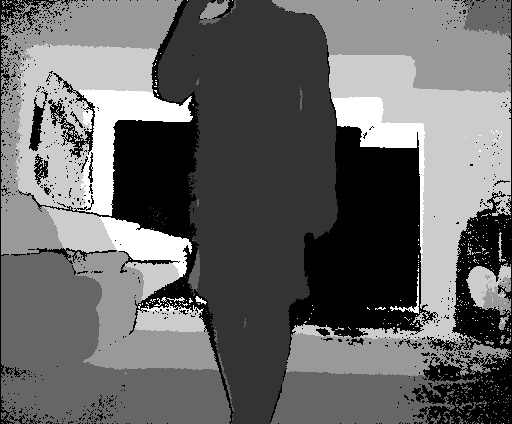
#> input picture applebees/Frames2/100.jpg, 512 x 424 px; its folder holds only this picture in this run
$ python KinectObjectDetector.py
#> lines starting #> are read from the running program, lines starting #| are printed output that depends on the picture; after the words box and inside, x2 and y2 are one past the last pixel; in counts of white or black regions, pixels touching at a corner belong together
#> in main, image is the input picture: shape (424, 512); min 0, max 255, mean 103.9
import cv2
import os
import numpy as np

class Cluster:
   def __init__(self, centerR, centerC, pixelsR, pixelsC):
      self.centerR = centerR
      self.centerC = centerC
      self.pixelsR = pixelsR
      self.pixelsC = pixelsC

   def printCenter(self):
      print(f"CENTERED @ ({self.centerR},{self.centerC}) ")

   def size(self):
      return len(self.pixelsR)

   def updateCenter(self):
      self.centerR = int(sum(self.pixelsR)/len(self.pixelsR) )
      self.centerC = int(sum(self.pixelsC)/len(self.pixelsC))

def ClosestClusterIndex(pixelR, pixelC, clustList):
   closestIndex = 0
   MinDistance = 217090
   for i, cluster in enumerate(clustList):
      distance = (pixelR-cluster.centerR)**2 + (pixelC-cluster.centerC)**2
      if(distance < MinDistance):
         MinDistance = distance
         closestIndex = i

   return closestIndex


##################################################################################################################
def ClusterDetect(image, numRanges, spaceThres,  sizeThres,  circleSize,  circleColor,Pskip):
#> called with numRanges = 10, spaceThres = 20, sizeThres = 1000, circleSize = 15, circleColor = (255, 0, 0), Pskip = 10
   copy = np.copy(image)
   bins = np.linspace(0,255,numRanges)
   filterIM = np.digitize(image, bins)
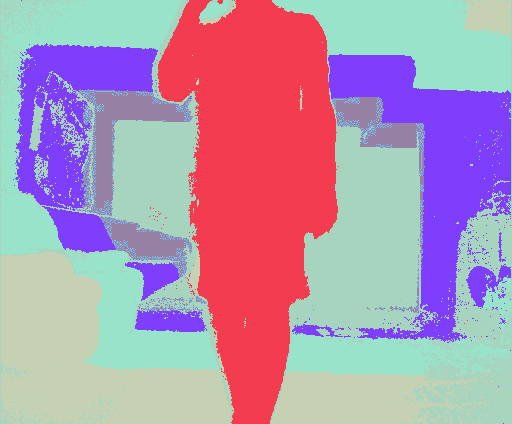
#> filterIM: shape (424, 512) int64; 9 distinct labels, from 1 to 10; one colour per label, 0 black
   filterIM = filterIM/(len(bins))
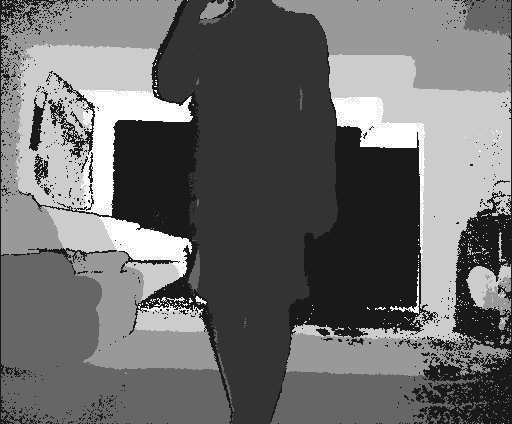
#> filterIM: shape (424, 512) float64; min 0.1, max 1, mean 0.428
   filterIM[filterIM == (1/len(bins))] = 1
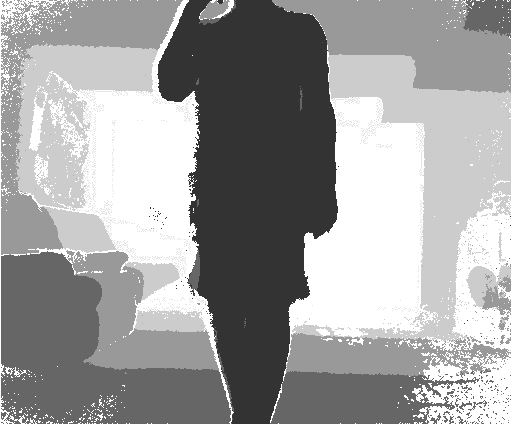
#> filterIM: shape (424, 512) float64; min 0.2, max 1, mean 0.623
   minPixel = np.amin(filterIM)
#> minPixel = 0.2
   noZeros = filterIM[filterIM != 0]
   minPixel = np.amin(noZeros)
   filterIM[filterIM > minPixel] = 0
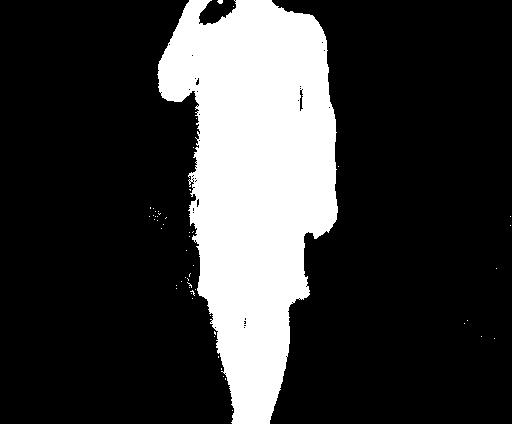
#> filterIM: shape (424, 512) float64; values 0 (black) and 0.2 (white), 22.2% white; 53 white regions (52 under 20 px), largest, box (x1, y1, x2, y2) and area: (157, 0, 338, 424) 47999
   filterIM[filterIM < minPixel] = 0

   # [6 lines of commented-out code are left out]
   minPixels = []
   for r, row in enumerate(filterIM):
      minPixels.append( np.where(row == minPixel)[0])
#> after the loop, minPixels = 424 items

   #darkest row
   darkest = 100000
   darkestRow = 0
   longest = 0
   maxRow =0
   for r,row in enumerate(minPixels):
      if(len(row) > 0):
         if np.average(filterIM[r]) < darkest:
            darkest = np.average(filterIM[r])
            darkestRow = r
      if longest < len(row):
         longest = len(row)
         maxRow = r
#> this loop made 424 passes
#> (darkest, longest) on pass 1: (0.0254, 65)
#> longest on passes 9 to 14: 70, 71, 73, 77, 81, 92
#> after the loop, darkest = 0.0148; darkestRow = 418; longest = 171; maxRow = 67

   #group indentfiyer
   subClusters = []
   cIndex = 0
   for col in filterIM[maxRow]:
      if col == minPixel:
         if len(subClusters) == 0:
            subClusters.append([cIndex])
            lastAdd = cIndex
            cIndex += 1
         elif (cIndex - lastAdd) < spaceThres:
            subClusters[(len(subClusters)-1)].append(cIndex)
            lastAdd = cIndex
            cIndex += 1
         else:
            subClusters.append([cIndex])
            lastAdd = cIndex
            cIndex += 1
      else:
         cIndex +=1
#> after the loop, cIndex = 512; subClusters = 1 item

#column cordinates for centers
   cols = []
   biggestCluster = 0
   clusterNum = 0
   for clustNum, clusters in enumerate(subClusters):
      cols.append( (sum(clusters)//len(clusters)) )
      if(len(clusters) > biggestCluster):
         biggestCluster = len(clusters)
         clusterNum = clustNum
#> this loop made 1 pass
#> (clustNum, biggestCluster, clusterNum) on pass 1: (0, 171, 0)
#> after the loop, biggestCluster = 171; clusterNum = 0; cols = [243]


   #cluster list
   ClusterList = []
   for col in cols:
      clust = Cluster(maxRow, col,[], [])
      ClusterList.append(clust)
#> this loop made 1 pass
#> col on pass 1: 243
#> after the loop, ClusterList = 1 item

   #Parallel dark pixels
   DarkPixelsR = np.array([])
#> DarkPixelsR = empty array
   DarkPixelsC = np.array([])
#> DarkPixelsC = empty array
   for r, row in enumerate(minPixels):
      if(len(row) == 0 ):
         continue
      else:
         DarkPixelsR = np.concatenate((DarkPixelsR  ,  np.full_like(row, r)) )
         DarkPixelsC = np.concatenate((DarkPixelsC  ,  row) )

   # [13 lines of commented-out code are left out]

   for i in range(0,len(DarkPixelsC),Pskip):
      r = DarkPixelsR[i]
      c = DarkPixelsC[i]

      ClosestCluster = ClosestClusterIndex(r, c, ClusterList)
      ClusterList[ClosestCluster].pixelsR.append(r)
      ClusterList[ClosestCluster].pixelsC.append(c)
#> this loop made 4811 passes
#> (i, r, c) on passes 2 to 4: (10, 0, 199), (20, 0, 209), (30, 0, 237)


   #CLUSTER GUESS UPDATE CIRLES
   for i, cluster in enumerate(ClusterList):
      #print(f"FrameNumber:{frameNumber}       ClusterNumber:{i}      ClusterSize:{cluster.size()}")#, end = None
      cluster.updateCenter()
      #cluster.printCenter()
      if(cluster.size() < sizeThres):
         continue
      filterIM = cv2.circle(copy, (cluster.centerC,cluster.centerR), circleSize, circleColor, -1)
#> this loop made 1 pass


   return filterIM


def main():
   path = 'applebees/Frames2/'
   filenames = os.listdir(path)
   numRanges = 10
   delay = 300
   spaceThres = 20
   sizeThres = 1000
   circleSize = 15
   circleColor = (255, 0, 0)
   PixelSkip = 10

   filenames.sort()

   for frameNumber, fileName in enumerate(filenames) :
      image = cv2.imread(path + fileName,0)
      filterIM = ClusterDetect(image, numRanges, spaceThres,  sizeThres,  circleSize,  circleColor,PixelSkip)            #paramaters (Frame_Image,   Number_Of_Ranges,  Space_Threshold,  Size_Threshold circleSize,  circleColor)
      cv2.imshow('OGpic',image)
      cv2.imshow("Og_AfterCluster",filterIM)
      cv2.waitKey(delay)

   return 0

if __name__ == '__main__':
   main()

$ run again, on applebees/Frames2/135.jpg
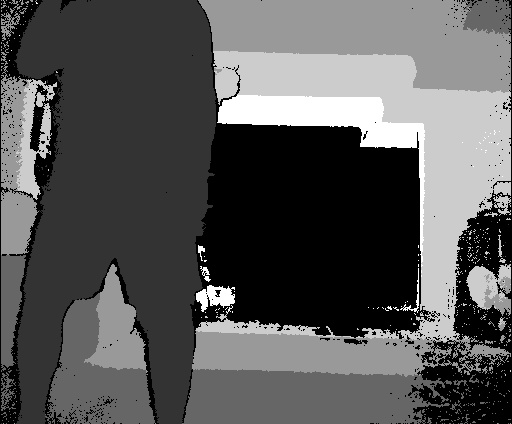
#> input picture applebees/Frames2/135.jpg, 512 x 424 px
#> in main, image is the input picture: shape (424, 512); min 0, max 255, mean 87.5
#> in ClusterDetect, `filterIM[filterIM == (1/len(bins))] = 1`:
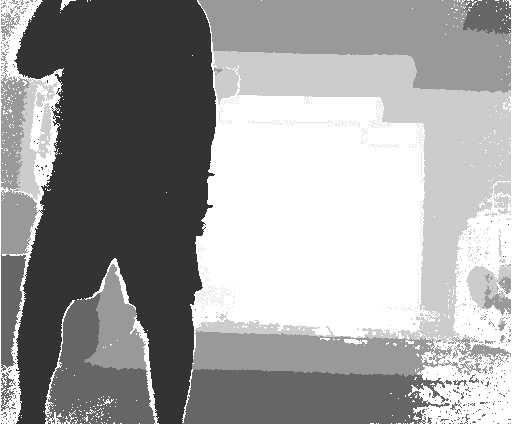
#> filterIM: shape (424, 512) float64; min 0.2, max 1, mean 0.622
#> minPixel = 0.2
#> in ClusterDetect, `filterIM[filterIM > minPixel] = 0`:
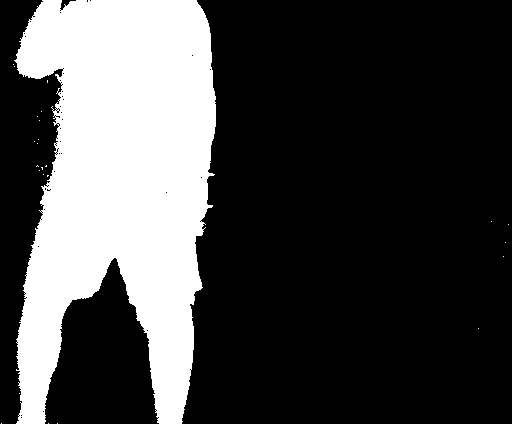
#> filterIM: shape (424, 512) float64; values 0 (black) and 0.2 (white), 27.3% white; 25 white regions (24 under 20 px), largest, box (x1, y1, x2, y2) and area: (14, 0, 216, 424) 59139
#> after the loop in ClusterDetect, `for r, row in enumerate(filterIM):`: minPixels = 424 items
#> the loop in ClusterDetect, `for r,row in enumerate(minPixels):` made 424 passes
#> (darkest, longest) on pass 1: (0.0543, 139)
#> after the loop in ClusterDetect, `for r,row in enumerate(minPixels):`: darkest = 0.0199; darkestRow = 418; longest = 198; maxRow = 60
#> the loop in ClusterDetect, `for col in filterIM[maxRow]:` made 512 passes
#> col on passes 2 to 9: 0, 0, 0, 0, 0, 0, 0, 0
#> after the loop in ClusterDetect, `for col in filterIM[maxRow]:`: cIndex = 512; subClusters = 1 item
#> the loop in ClusterDetect, `for clustNum, clusters in enumerate(subClusters):` made 1 pass
#> (clustNum, biggestCluster, clusterNum) on pass 1: (0, 198, 0)
#> after the loop in ClusterDetect, `for clustNum, clusters in enumerate(subClusters):`: biggestCluster = 198; clusterNum = 0; cols = [112]
#> the loop in ClusterDetect, `for col in cols:` made 1 pass
#> col on pass 1: 112
#> after the loop in ClusterDetect, `for col in cols:`: ClusterList = 1 item
#> DarkPixelsR = empty array
#> the loop in ClusterDetect, `for i in range(0,len(DarkPixelsC),Pskip):` made 5918 passes
#> (i, r, c) on passes 2 to 4: (10, 0, 52), (20, 0, 76), (30, 0, 86)
#> the loop in ClusterDetect, `for i, cluster in enumerate(ClusterList): #print(f"FrameNumber:{frameN..` made 1 pass

$ run again, on applebees/Frames2/153.jpg
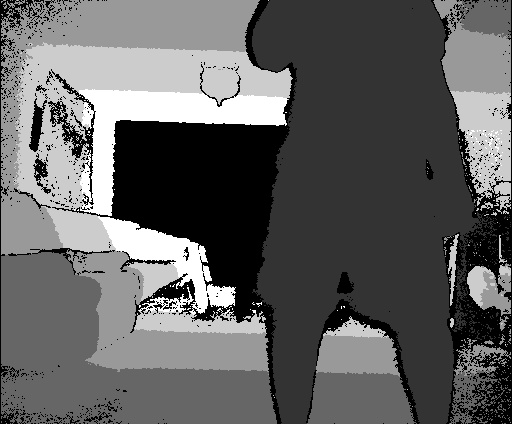
#> input picture applebees/Frames2/153.jpg, 512 x 424 px
#> in main, image is the input picture: shape (424, 512); min 0, max 255, mean 97.5
#> in ClusterDetect, `filterIM[filterIM == (1/len(bins))] = 1`:
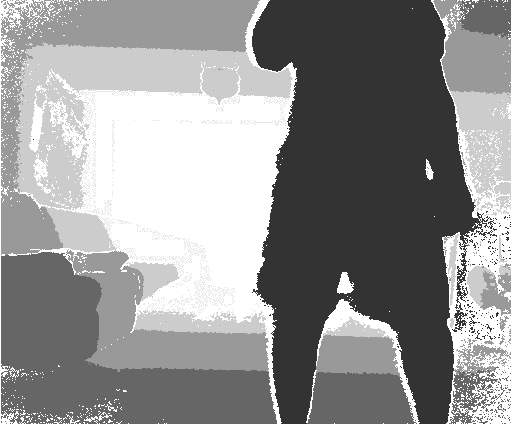
#> filterIM: shape (424, 512) float64; min 0.2, max 1, mean 0.571
#> minPixel = 0.2
#> in ClusterDetect, `filterIM[filterIM > minPixel] = 0`:
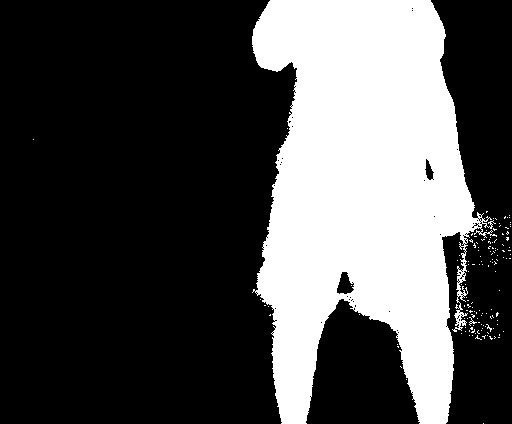
#> filterIM: shape (424, 512) float64; values 0 (black) and 0.2 (white), 30.9% white; 135 white regions (133 under 20 px), largest, box (x1, y1, x2, y2) and area: (252, 0, 497, 424) 66719, (469, 317, 477, 326) 20
#> after the loop in ClusterDetect, `for r, row in enumerate(filterIM):`: minPixels = 424 items
#> the loop in ClusterDetect, `for r,row in enumerate(minPixels):` made 424 passes
#> (darkest, longest) on pass 1: (0.0629, 161)
#> after the loop in ClusterDetect, `for r,row in enumerate(minPixels):`: darkest = 0.0199; darkestRow = 422; longest = 219; maxRow = 221
#> after the loop in ClusterDetect, `for col in filterIM[maxRow]:`: cIndex = 512; subClusters = 1 item
#> the loop in ClusterDetect, `for clustNum, clusters in enumerate(subClusters):` made 1 pass
#> (clustNum, biggestCluster, clusterNum) on pass 1: (0, 219, 0)
#> after the loop in ClusterDetect, `for clustNum, clusters in enumerate(subClusters):`: biggestCluster = 219; clusterNum = 0; cols = [378]
#> the loop in ClusterDetect, `for col in cols:` made 1 pass
#> col on pass 1: 378
#> after the loop in ClusterDetect, `for col in cols:`: ClusterList = 1 item
#> DarkPixelsR = empty array
#> the loop in ClusterDetect, `for i in range(0,len(DarkPixelsC),Pskip):` made 6706 passes
#> (i, r, c) on passes 2 to 4: (10, 0, 280), (20, 0, 290), (30, 0, 300)
#> the loop in ClusterDetect, `for i, cluster in enumerate(ClusterList): #print(f"FrameNumber:{frameN..` made 1 pass

$ run again, on applebees/Frames2/161.jpg
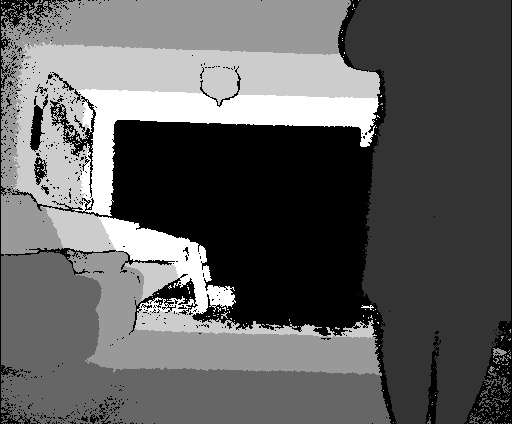
#> input picture applebees/Frames2/161.jpg, 512 x 424 px
#> in main, image is the input picture: shape (424, 512); min 0, max 255, mean 95.4
#> in ClusterDetect, `filterIM[filterIM == (1/len(bins))] = 1`:
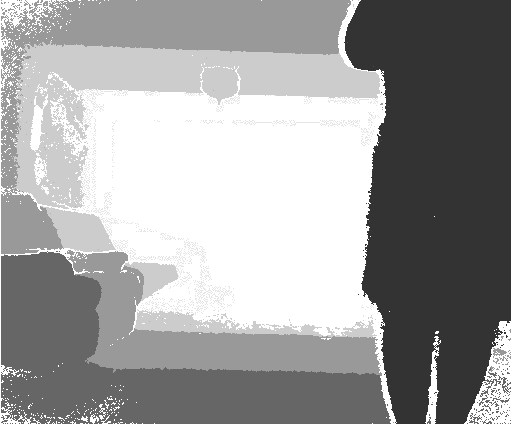
#> filterIM: shape (424, 512) float64; min 0.2, max 1, mean 0.621
#> minPixel = 0.2
#> in ClusterDetect, `filterIM[filterIM > minPixel] = 0`:
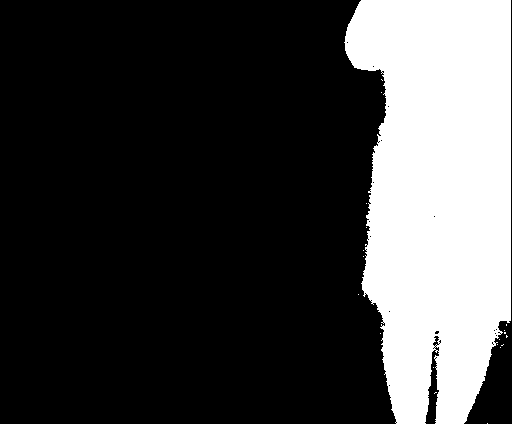
#> filterIM: shape (424, 512) float64; values 0 (black) and 0.2 (white), 25.5% white; 20 white regions (19 under 20 px), largest, box (x1, y1, x2, y2) and area: (344, 0, 511, 424) 55317
#> after the loop in ClusterDetect, `for r, row in enumerate(filterIM):`: minPixels = 424 items
#> the loop in ClusterDetect, `for r,row in enumerate(minPixels):` made 424 passes
#> darkest on passes 1, 70, 71, 72, 75, 82, 90, 322: 0.0586, 0.0582, 0.0539, 0.05, 0.0496, 0.0492, 0.0488, 0.0465
#> after the loop in ClusterDetect, `for r,row in enumerate(minPixels):`: darkest = 0.0227; darkestRow = 422; longest = 166; maxRow = 36
#> after the loop in ClusterDetect, `for col in filterIM[maxRow]:`: cIndex = 512; subClusters = 1 item
#> the loop in ClusterDetect, `for clustNum, clusters in enumerate(subClusters):` made 1 pass
#> (clustNum, biggestCluster, clusterNum) on pass 1: (0, 166, 0)
#> after the loop in ClusterDetect, `for clustNum, clusters in enumerate(subClusters):`: biggestCluster = 166; clusterNum = 0; cols = [427]
#> the loop in ClusterDetect, `for col in cols:` made 1 pass
#> col on pass 1: 427
#> after the loop in ClusterDetect, `for col in cols:`: ClusterList = 1 item
#> DarkPixelsR = empty array
#> the loop in ClusterDetect, `for i in range(0,len(DarkPixelsC),Pskip):` made 5535 passes
#> (i, r, c) on passes 2 to 4: (10, 0, 371), (20, 0, 381), (30, 0, 391)
#> the loop in ClusterDetect, `for i, cluster in enumerate(ClusterList): #print(f"FrameNumber:{frameN..` made 1 pass

$ run again, on applebees/Frames2/124.jpg
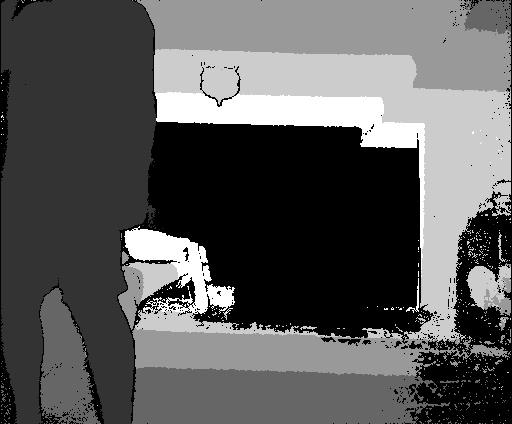
#> input picture applebees/Frames2/124.jpg, 512 x 424 px
#> in main, image is the input picture: shape (424, 512); min 0, max 255, mean 90.7
#> minPixel = 0.2
#> in ClusterDetect, `filterIM[filterIM > minPixel] = 0`:
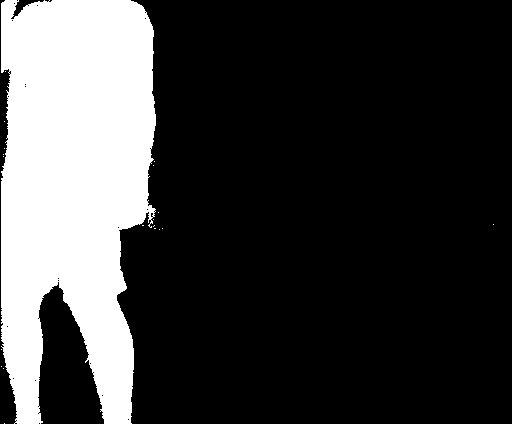
#> filterIM: shape (424, 512) float64; values 0 (black) and 0.2 (white), 23.6% white; 20 white regions (19 under 20 px), largest, box (x1, y1, x2, y2) and area: (1, 0, 156, 424) 51209
#> after the loop in ClusterDetect, `for r, row in enumerate(filterIM):`: minPixels = 424 items
#> the loop in ClusterDetect, `for r,row in enumerate(minPixels):` made 424 passes
#> (darkest, longest) on pass 1: (0.0367, 94)
#> after the loop in ClusterDetect, `for r,row in enumerate(minPixels):`: darkest = 0.0203; darkestRow = 412; longest = 154; maxRow = 208
#> after the loop in ClusterDetect, `for col in filterIM[maxRow]:`: cIndex = 512; subClusters = 1 item
#> the loop in ClusterDetect, `for clustNum, clusters in enumerate(subClusters):` made 1 pass
#> (clustNum, biggestCluster, clusterNum) on pass 1: (0, 154, 0)
#> after the loop in ClusterDetect, `for clustNum, clusters in enumerate(subClusters):`: biggestCluster = 154; clusterNum = 0; cols = [77]
#> the loop in ClusterDetect, `for col in cols:` made 1 pass
#> col on pass 1: 77
#> after the loop in ClusterDetect, `for col in cols:`: ClusterList = 1 item
#> DarkPixelsR = empty array
#> the loop in ClusterDetect, `for i in range(0,len(DarkPixelsC),Pskip):` made 5124 passes
#> (i, r, c) on passes 2 to 4: (10, 0, 15), (20, 0, 57), (30, 0, 67)
#> the loop in ClusterDetect, `for i, cluster in enumerate(ClusterList): #print(f"FrameNumber:{frameN..` made 1 pass
